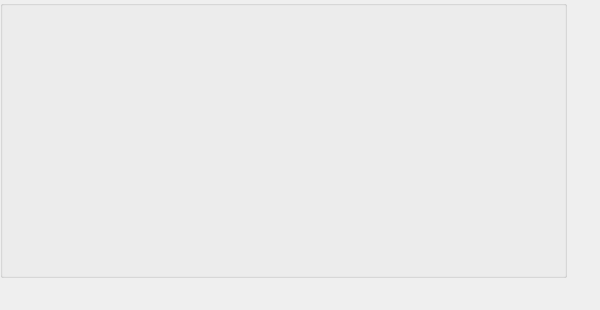
    <widget class="QWidget" name="tab_4">
     <attribute name="title">
      <string>Field</string>
     </attribute>
     <widget class="QLabel" name="qlabel_field_image">
      <property name="geometry">
       <rect>
        <x>0</x>
        <y>-10</y>
        <width>591</width>
        <height>301</height>
       </rect>
      </property>
      <property name="sizePolicy">
       <sizepolicy hsizetype="Fixed" vsizetype="Fixed">
        <horstretch>0</horstretch>
        <verstretch>0</verstretch>
       </sizepolicy>
      </property>
      <property name="autoFillBackground">
       <bool>false</bool>
      </property>
      <property name="styleSheet">
       <string notr="true"/>
      </property>
      <property name="text">
       <string/>
      </property>
      <property name="pixmap">
       <pixmap>png/field_small_2026.png</pixmap>
      </property>
     </widget>
     <widget class="QGroupBox" name="qgroupbox_field">
      <property name="geometry">
       <rect>
        <x>0</x>
        <y>0</y>
        <width>567</width>
        <height>278</height>
       </rect>
      </property>
      <property name="title">
       <string/>
      </property>
      <widget class="QLabel" name="qlabel_robot">
       <property name="geometry">
        <rect>
         <x>290</x>
         <y>90</y>
         <width>41</width>
         <height>41</height>
        </rect>
       </property>
       <property name="sizePolicy">
        <sizepolicy hsizetype="Preferred" vsizetype="Preferred">
         <horstretch>0</horstretch>
         <verstretch>0</verstretch>
        </sizepolicy>
       </property>
       <property name="font">
        <font>
         <pointsize>12</pointsize>
         <bold>true</bold>
        </font>
       </property>
       <property name="styleSheet">
        <string notr="true"/>
       </property>
       <property name="text">
        <string/>
       </property>
       <property name="textFormat">
        <enum>Qt::AutoText</enum>
       </property>
       <property name="pixmap">
        <pixmap>png/blockhead.png</pixmap>
       </property>
       <property name="scaledContents">
        <bool>true</bool>
       </property>
       <property name="alignment">
        <set>Qt::AlignCenter</set>
       </property>
      </widget>
      <widget class="QLabel" name="qlabel_quest">
       <property name="geometry">
        <rect>
         <x>320</x>
         <y>160</y>
         <width>41</width>
         <height>41</height>
        </rect>
       </property>
       <property name="sizePolicy">
        <sizepolicy hsizetype="Preferred" vsizetype="Preferred">
         <horstretch>0</horstretch>
         <verstretch>0</verstretch>
        </sizepolicy>
       </property>
       <property name="font">
        <font>
         <pointsize>12</pointsize>
         <bold>true</bold>
        </font>
       </property>
       <property name="styleSheet">
        <string notr="true"/>
       </property>
       <property name="text">
        <string/>
       </property>
       <property name="textFormat">
        <enum>Qt::AutoText</enum>
       </property>
       <property name="pixmap">
        <pixmap>png/quest.png</pixmap>
       </property>
       <property name="scaledContents">
        <bool>true</bool>
       </property>
       <property name="alignment">
        <set>Qt::AlignCenter</set>
       </property>
      </widget>
      <widget class="QLabel" name="qlabel_target">
       <property name="geometry">
        <rect>
         <x>390</x>
         <y>160</y>
         <width>41</width>
         <height>41</height>
        </rect>
       </property>
       <property name="sizePolicy">
        <sizepolicy hsizetype="Preferred" vsizetype="Preferred">
         <horstretch>0</horstretch>
         <verstretch>0</verstretch>
        </sizepolicy>
       </property>
       <property name="font">
        <font>
         <pointsize>12</pointsize>
         <bold>true</bold>
        </font>
       </property>
       <property name="styleSheet">
        <string notr="true"/>
       </property>
       <property name="text">
        <string/>
       </property>
       <property name="textFormat">
        <enum>Qt::AutoText</enum>
       </property>
       <property name="pixmap">
        <pixmap>png/target.png</pixmap>
       </property>
       <property name="scaledContents">
        <bool>true</bool>
       </property>
       <property name="alignment">
        <set>Qt::AlignCenter</set>
       </property>
      </widget>
      <widget class="QLabel" name="qlabel_ghost">
       <property name="geometry">
        <rect>
         <x>280</x>
         <y>140</y>
         <width>41</width>
         <height>41</height>
        </rect>
       </property>
       <property name="sizePolicy">
        <sizepolicy hsizetype="Preferred" vsizetype="Preferred">
         <horstretch>0</horstretch>
         <verstretch>0</verstretch>
        </sizepolicy>
       </property>
       <property name="font">
        <font>
         <pointsize>12</pointsize>
         <bold>true</bold>
        </font>
       </property>
       <property name="styleSheet">
        <string notr="true"/>
       </property>
       <property name="text">
        <string/>
       </property>
       <property name="textFormat">
        <enum>Qt::AutoText</enum>
       </property>
       <property name="pixmap">
        <pixmap>png/ghost.png</pixmap>
       </property>
       <property name="scaledContents">
        <bool>true</bool>
       </property>
       <property name="alignment">
        <set>Qt::AlignCenter</set>
       </property>
      </widget>
     </widget>
    </widget>
